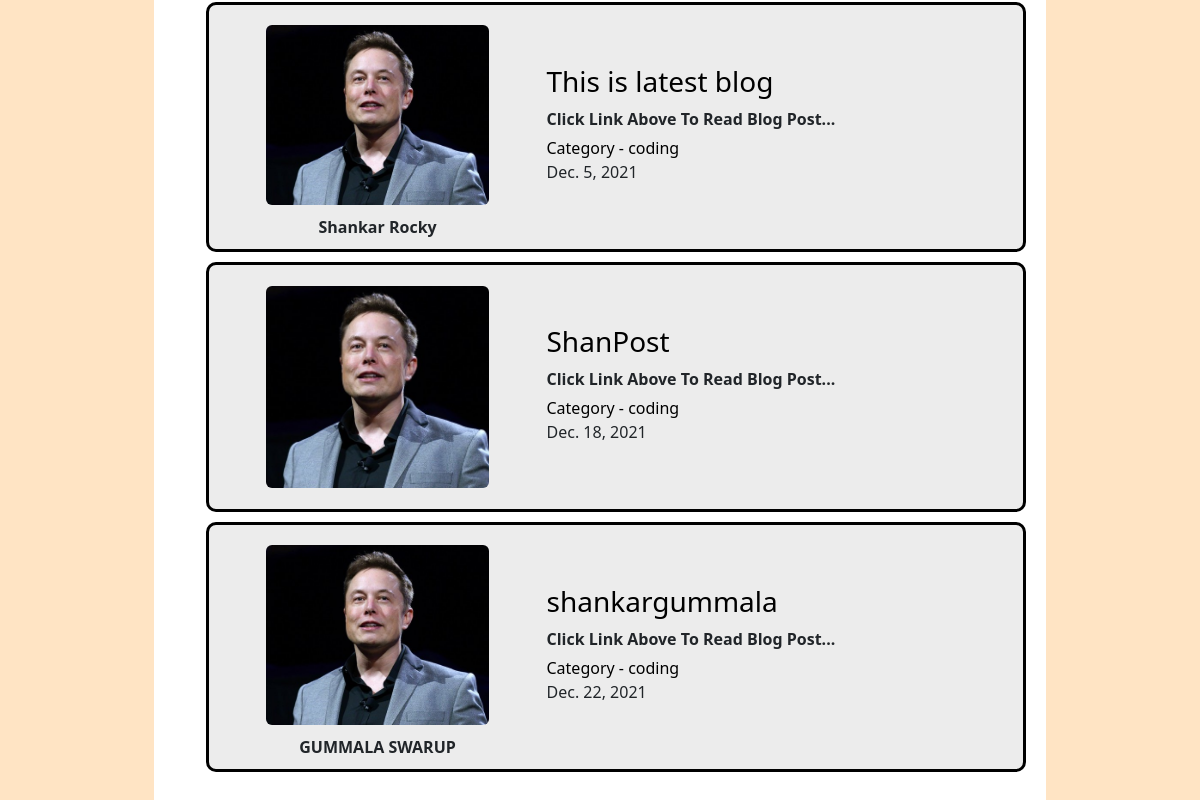
/category/coding/ (lower part), run on an earlier commit of the app's database.
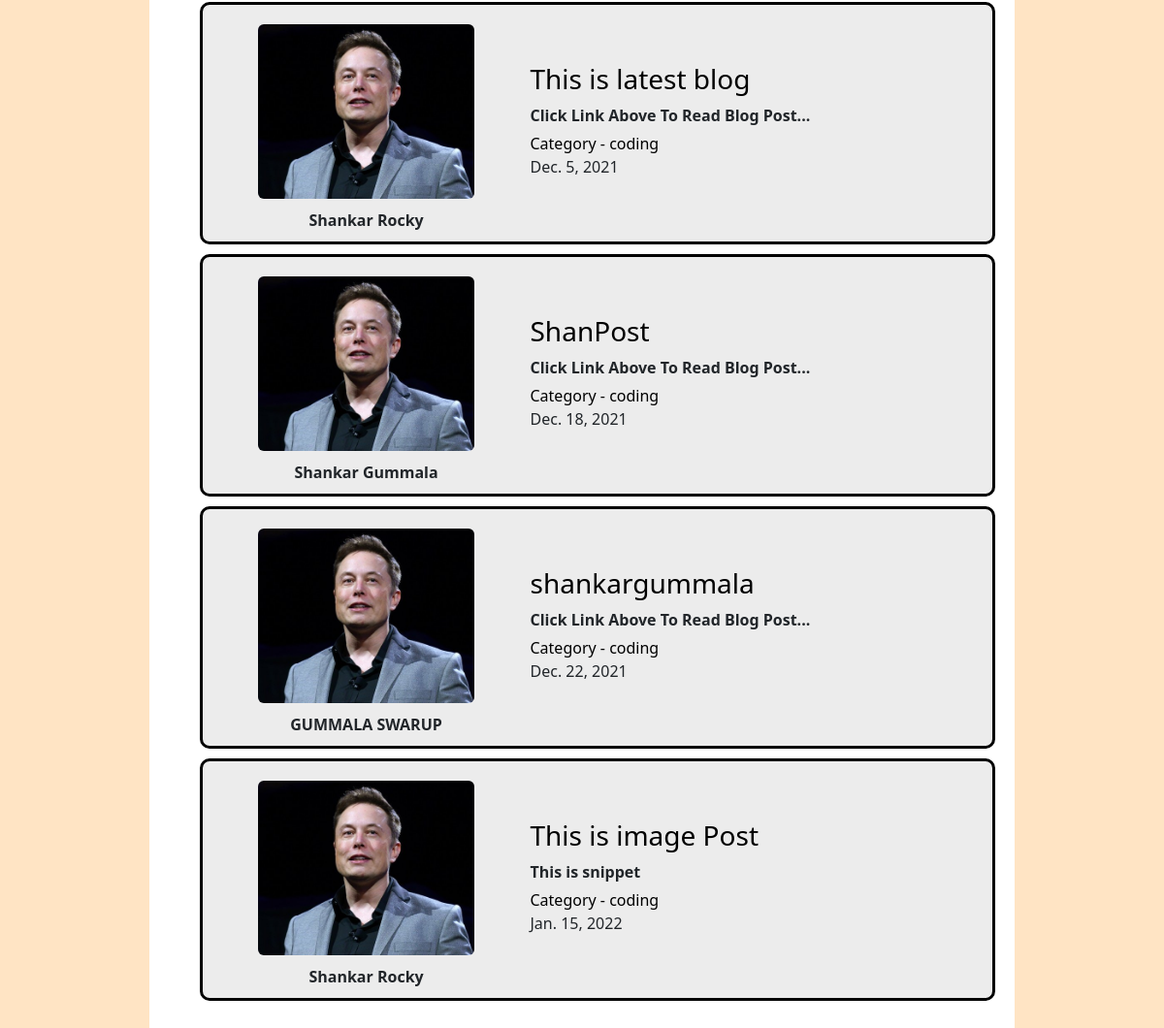
And on a later commit of the database.
### myblog/models.py (models this page shows, shortened)
class Post(models.Model):
    title = models.CharField(max_length=255)
    header_image = models.ImageField(null=True,blank=True,upload_to="images/")
    title_tag = models.CharField(max_length=255)
    author = models.ForeignKey(User,on_delete=models.CASCADE)
    body = RichTextField(blank=True,null=True)
    post_date = models.DateField(auto_now_add = True)
    category = models.CharField(max_length=255,default='coding')
    snippet = models.CharField(max_length=255)
    likes = models.ManyToManyField(User,related_name='blog_posts')

class Profile(models.Model):
    user = models.OneToOneField(User,null=True,on_delete=models.CASCADE)
    bio = models.TextField()
    profile_pic = models.ImageField(null=True,blank=True,upload_to="images/profile/")
    website_url = models.CharField(max_length=255,blank=True,null=True)
    facebook_url = models.CharField(max_length=255,blank=True,null=True)
    twitter_url = models.CharField(max_length=255,blank=True,null=True)
    instagram_url = models.CharField(max_length=255,blank=True,null=True)
    linkedin_url = models.CharField(max_length=255,blank=True,null=True)

### myblog/views.py (the view)
# urls.py: path('category/<str:cats>/',CategoryView,name='category'),
def CategoryView(request,cats):
    Category_posts = Post.objects.filter(category=cats.replace('-',' '))
    return render(request,'categories.html',{'cats':cats.title().replace('-',' '),'category_posts':Category_posts})

### myblog/templates/categories.html (shortened to what this page needs)
{% extends 'base.html' %}
{% block content %}
{% load static %}
<link rel="stylesheet" href="{% static 'home_styles.css'%}">
{% if category_posts %}
<div class="posts">
  <div class="post-container">
    <ul class="post-list">
      {% for post in category_posts %}
        <li class="post">
          <div class="imgBx">
            <div class="imgBox">
              {% if post.header_image %}
              <img src="{{post.author.profile.profile_pic.url}}"><br/><br/>
              {% else %}
              <img src="{% static 'myblog/images/elon.jpg' %}" alt="profile_pic">
              {% endif %}
            </div>
            <h7>
              {{post.author.first_name}}
              {{post.author.last_name}}
            </h7>
          </div>
          <div class="post-flex">
            <div class="post-title">
              <a href="{% url 'article-detail' post.pk %}">
                <h3> {{post.title}} </h3>
              </a>
            </div>
            <div class="post-snippet">
              {{ post.snippet }}
            </div>
            <div class="tag-det-con">
              <a href="{% url 'category' post.category|slugify %}" id="cat">
                  Category - {{post.category}}
              </a>
            </div>
            <div class="date">
              {{post.post_date}}
            </div>
          </div>
        </li>
      {% endfor %}
    </ul>
  </div>
</div>
{% else %}
  <h2>Sorry There are no posts in this category!!</h2>
{% endif %}
{% endblock %}

What changed in the data, as far as the page shows it:
changed through a linked row, Post "ShanPost": author.first_name (not shown) → "Shankar"; author.last_name (not shown) → "Gummala"
added Post: author.profile.profile_pic (picture), author.first_name "Shankar", author.last_name "Rocky", title "This is image Post", snippet "This is snippet", category "coding", post_date "Jan. 15, 2022"
